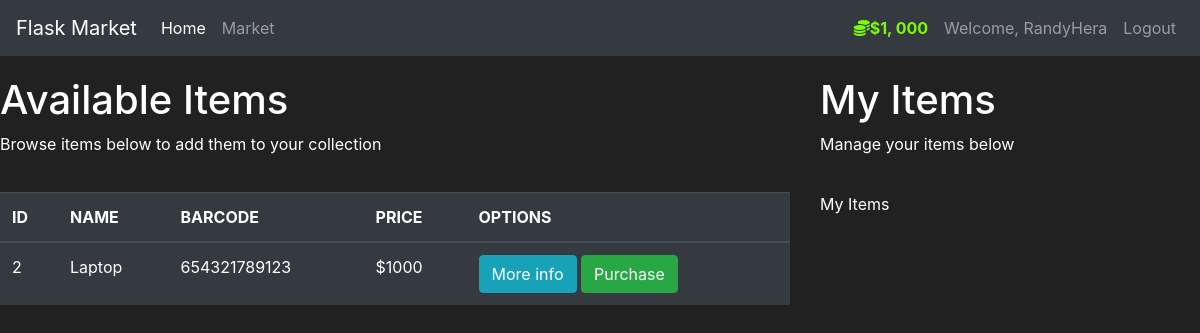
Before: /market (signed in) with the older database file.
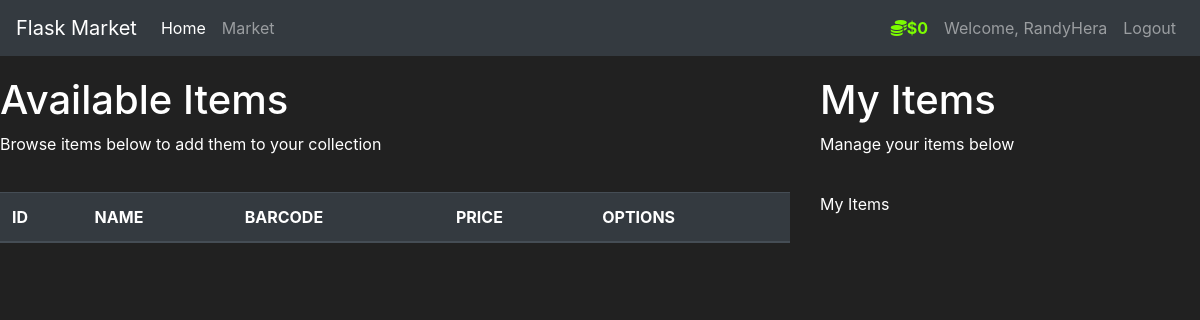
After: the same page with the newer database file.
### market/models.py (models this page shows, shortened)
class User(db.Model, UserMixin):
    id = db.Column(db.Integer(), primary_key=True)
    username = db.Column(db.String(length=30), nullable=False, unique=True)
    email_address = db.Column(db.String(length=50), nullable=False, unique=True)
    password_hash = db.Column(db.String(length=60), nullable=False)
    budget = db.Column(db.Integer(), nullable=False, default=1000)
    items = db.relationship('Item', backref='owned_user', lazy=True)
    @property
    def prettier_budget(self):
        if len(str(self.budget)) >= 4:
            return f"${str(self.budget)[:-3]}, {str(self.budget)[-3:]}"
        else:
            return f"${self.budget}"
    @property
    def password(self):
        return self.password

class Item(db.Model):
    id = db.Column(db.Integer(), primary_key=True)
    name = db.Column(db.String(length=30), nullable=False, unique=True)
    price = db.Column(db.Integer(), nullable=False)
    barcode = db.Column(db.String(length=12), nullable=False, unique=True)
    description = db.Column(db.String(length=1024), nullable=False, unique=True)
    owner = db.Column(db.Integer(), db.ForeignKey('user.id'))

### market/routes.py (the view, shortened to what this page needs)
@app.route('/market', methods=['GET', 'POST'])
@login_required
def market_page():
    purchase_form = PurchaseItemForm()
    if request.method == 'GET':
        items = Item.query.filter_by(owner=None)
        return render_template('market.html', items=items, purchase_form=purchase_form)

### market/models.py (called while the page is built)
@login_manager.user_loader
def load_user(user_id):
    return User.query.get(int(user_id))

### market/templates/market.html (shortened to what this page needs)
{% extends 'base.html' %}
{% block content %}
    <div class="row" style="margin-top: 10px;">
      <div class="col-8">
        <h1 style="margin-top: 10px;">Available Items</h1>
        <p>Browse items below to add them to your collection</p>
      </div>
      <div class="col-4">
        <h1 style="margin-top: 10px;">My Items</h1>
        <p>Manage your items below</p>
      </div>
    </div>
    <div class="row" style="margin-top: 20px;">
      <div class="col-8">
        <table class="table table-hover table-dark">
          <thead>
            <tr>
              <th scope="col">ID</th>
              <th scope="col">NAME</th>
              <th scope="col">BARCODE</th>
              <th scope="col">PRICE</th>
              <th scope="col">OPTIONS</th>
            </tr>
          </thead>
          <tbody>
            {% for item in items %}
              <tr>
                <td>{{ item.id }}</td>
                <td>{{ item.name }}</td>
                <td>{{ item.barcode }}</td>
                <td>${{ item.price }}</td>
                <td>
                  <button class="btn btn-outline btn-info" data-toggle="modal" data-target="#Modal-MoreInfo-{{ item.id }}">More info</button>
                  <button class="btn btn-outline btn-success" data-toggle="modal" data-target="#Modal-PurchaseConfirm-{{ item.id }}">Purchase</button>
                </td>
              </tr>
            {% endfor %}
          </tbody>
        </table>
      </div>
      <div class="col-4">My Items</div>
    </div>
{% endblock %}

### market/templates/base.html (shortened to what this page needs)
<!doctype html>
<html lang="en">
   <head>
      <link rel="stylesheet" href="https://cdn.jsdelivr.net/npm/bootstrap@4.5.3/dist/css/bootstrap.min.css">
   </head>
   <body>
    <nav class="navbar navbar-expand-md navbar-dark bg-dark">
      <a class="navbar-brand" href="{{ url_for('home_page') }}">Flask Market</a>
      <div class="collapse navbar-collapse" id="navbarNav">
        <ul class="navbar-nav mr-auto">
            <li class="nav-item active">
                <a class="nav-link" href="{{ url_for('home_page') }}">Home <span class="sr-only">(current)</span></a>
            </li>
            <li class="nav-item">
                <a class="nav-link" href="{{ url_for('market_page') }}">Market</a>
            </li>
        </ul>
          {% if current_user.is_authenticated %}
            <ul class="navbar-nav">
                <li class="nav-item">
                    <a class="nav-link" href="#" style="color: lawngreen; font-weight: bold;">
                        <i class="fas fa-coins"></i>{{ current_user.prettier_budget }}
                    </a>
                </li>
                <li class="nav-item">
                    <a class="nav-link" href="#">Welcome, {{ current_user.username }}</a>
                </li>
                <li class="nav-item">
                    <a class="nav-link" href="{{ url_for('logout_page') }}">Logout</a>
                </li>
            </ul>
          {% endif %}
      </div>
    </nav>
      {% block content %}
      {% endblock %}
   </body>
</html>

### market/templates/base.html (style rules this page uses)
body { background-color: #212121; color: white }

Changed rows visible on the page:
no longer on this page (row edited): Item: id "2", name "Laptop", barcode "654321789123", price "1000"
changed User "RandyHera": prettier_budget "$1, 000" → "$0"
